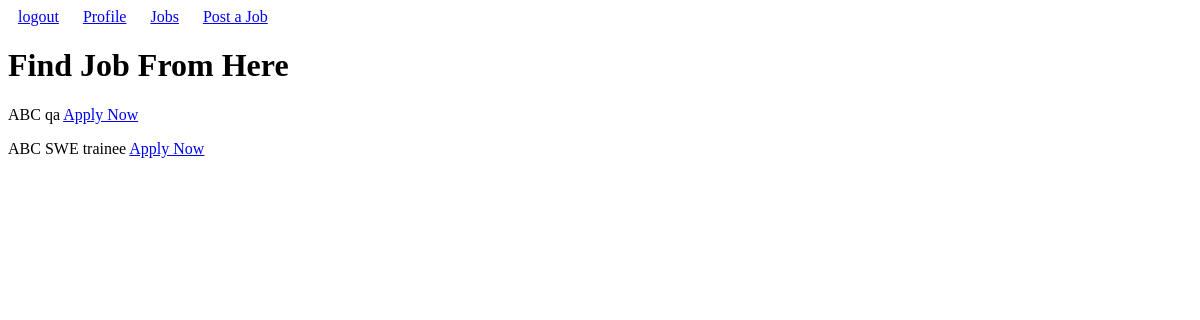
/jobs/ (signed in), run on an earlier commit of the app's database.
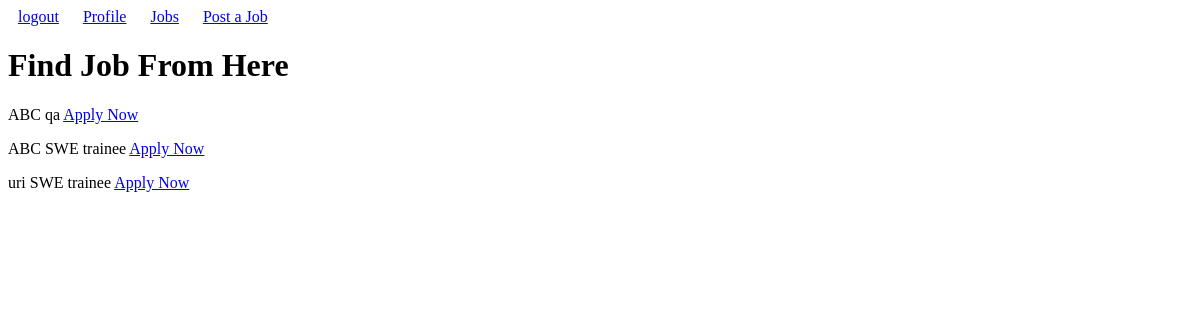
And on a later commit of the database.
### JobCircular/models.py (models this page shows)
class Circular(models.Model):
    recruter=models.ForeignKey(Recruter,on_delete=models.CASCADE, related_name='recruter')
    company=models.CharField(max_length=50)
    titel=models.CharField(max_length=50)
    salary=models.IntegerField()
    last_date=models.DateField()
    applicant=models.ManyToManyField(ClientUser,related_name="applicants",blank=True)
    def __str__(self) -> str:
        return f"{self.company}  {self.titel}"

### JobCircular/views.py (the view)
# urls.py: path("",views.alljobs,name="allJobs"),
def alljobs(request):
        if request.session.get("login"):
            Circulars=Circular.objects.all()
            return render(request,"JobCircular/jobs.html",{
                "all_jobs":Circulars
        })
        else:
            return redirect(reverse('client_user:login'))

### JobCircular/templates/JobCircular/jobs.html
{% extends "clientUser/layout.html" %}
{% block body %}
    <h1>Find Job From Here</h1>
        {% for i in all_jobs %}
        <p>
            {{ i }}
            <a href="{% url 'jobs:apply_job' i.id %}">Apply Now</a>
        </p>
        {% endfor %}
{% endblock %}

### clientUser/templates/clientUser/layout.html (shortened to what this page needs)
<html lang="en">
<head>
</head>
<body>
    <a style="padding: 10px;" href="{% url 'client_user:logout' %}">logout</a>
    <a style="padding: 10px;" href="{% url 'client_user:show_profile' %}">Profile</a>
    <a style="padding: 10px;" href="{% url 'jobs:allJobs' %}">Jobs</a>
    <a style="padding: 10px;" href="{% url 'jobs:postjob' %}">Post a Job</a>
    {% block body %}
    {% endblock%}
</body>
</html>

What changed in the data, as far as the page shows it:
added Circular: company+titel "uri SWE trainee"
